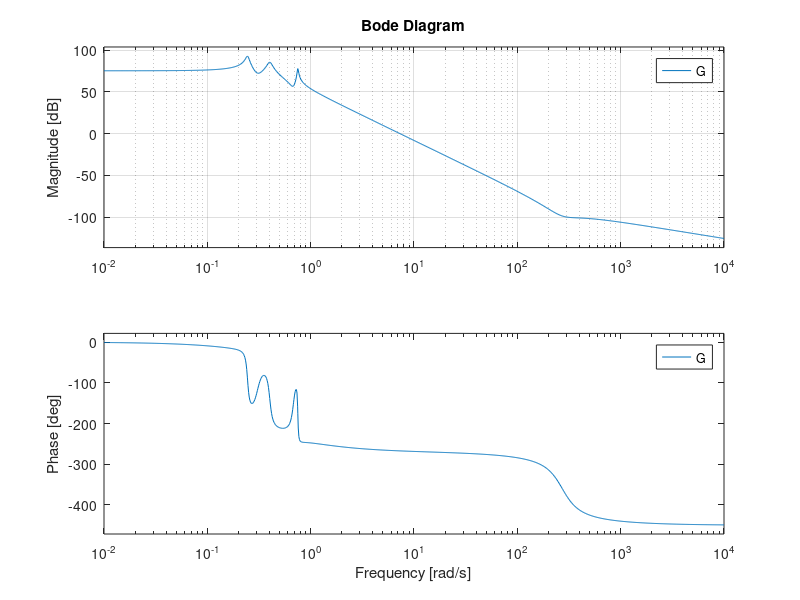

Recreate this plot in MATLAB. (Note: this script raises an error after producing the figure.)
%% 
A = [-0.3360 2.4650 -2.4650 2.4650 -2.4650 2.4650 -0.6163;
     -0.3270 1.0279 -0.7476 0.7476 -0.7476 0.7476 -0.1869;
     -0.2657 1.0628 -1.3431 1.6233 -1.6233 1.6233 -0.4058;
     -0.3954 1.5816 -1.5816 1.3014 -1.0211 1.0211 -0.2553;
     -0.2325 0.9302 -0.9302 0.9302 -1.2104 1.4906 -0.3727;
     -0.1666 0.6663 -0.6663 0.6663 -0.6663 0.3861 -0.0265;
     -0.1597 0.6386 -0.6386 0.6386 -0.6386 0.6386 -0.4399];
B = [33.1501; 29.2147; 49.7430; 55.4071; 43.2351; 22.8726; 24.9153];
C = [41.1585 -164.6342 164.6342 -164.6342 164.6342 -164.6342 41.1585];
D = 0;
G = ss(A,B,C,D);
bode(G), grid

Integ = tf(1,[1 0]);
bw = 50*2*pi;  % 50 Hz in rad/s
PI = pidtune(G*Integ,'pi',50*2*pi);
C = PI*Integ;

bopt = bodeoptions; 
bopt.FreqUnits = 'Hz';  bopt.XLim = [1e0 1e4];
bodeplot(G*C,bopt), grid

[K,~,gam] = ncfsyn(-G,C);
[Gm,Pm] = margin(G*K);
bodeplot(G*C,G*K,bopt), grid
legend('PI design','Glover-McFarlane')
%%
A = [ -2.2567e-02  -3.6617e+01  -1.8897e+01  -3.2090e+01   3.2509e+00  -7.6257e-01;
       9.2572e-05  -1.8997e+00   9.8312e-01  -7.2562e-04  -1.7080e-01  -4.9652e-03;
       1.2338e-02   1.1720e+01  -2.6316e+00   8.7582e-04  -3.1604e+01   2.2396e+01;
       0            0            1.0000e+00   0            0            0;
       0            0            0            0           -3.0000e+01   0;
       0            0            0            0            0           -3.0000e+01];
B = [0     0;
     0     0;
     0     0;
     0     0;
    30     0;
     0    30];
C = [0     1     0     0     0     0;
     0     0     0     1     0     0];
D = [0     0;
     0     0];

G = ss(A,B,C,D);
G.InputName = {'elevon','canard'};
G.OutputName = {'attack','attitude'};

sigma(G);
step(G);

Gd = tf(8,[1 0]);
sigma(Gd,{0.1 100})
grid on

[K0,CL0,gamma0,info0] = loopsyn(G,Gd);
gamma0

L0 = G*K0;              
sigma(L0,"b",Gd,"r--",{.1,100});
grid
legend("L0 (actual loop shape)","Gd (target loop shape)");

step(CL0,5)